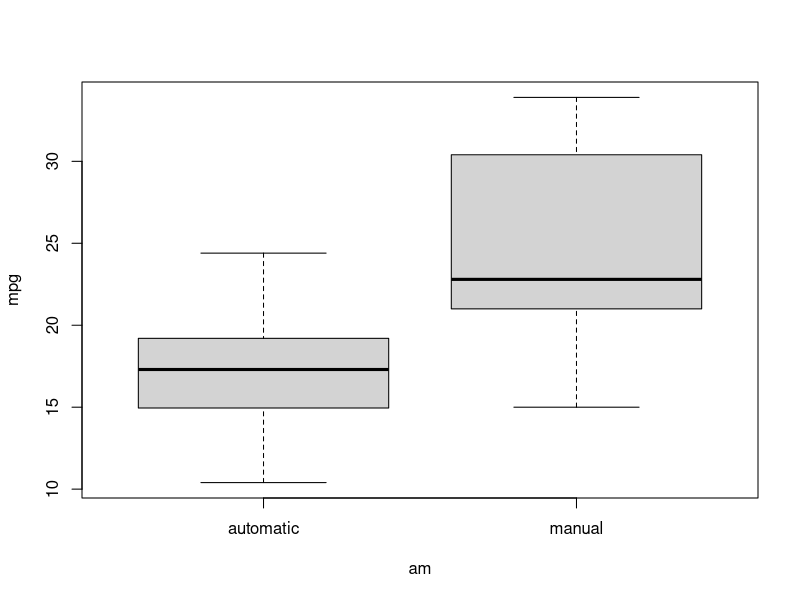
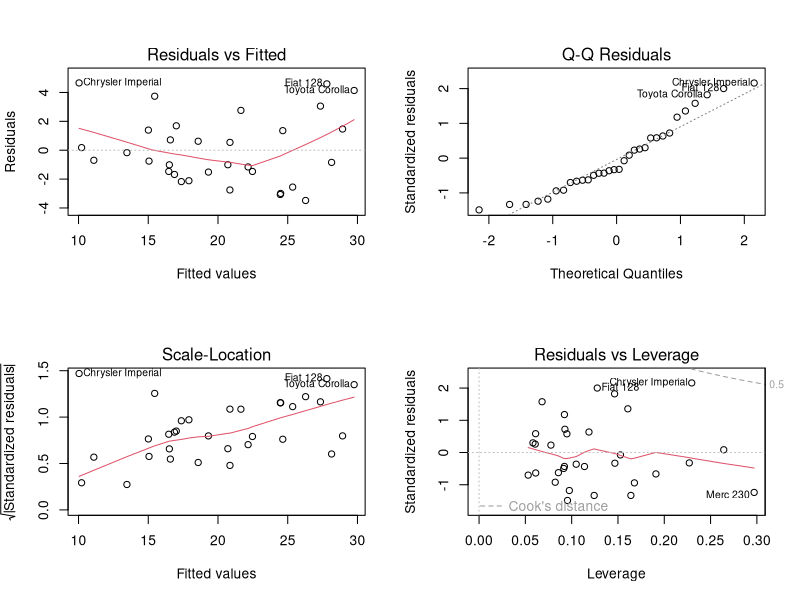
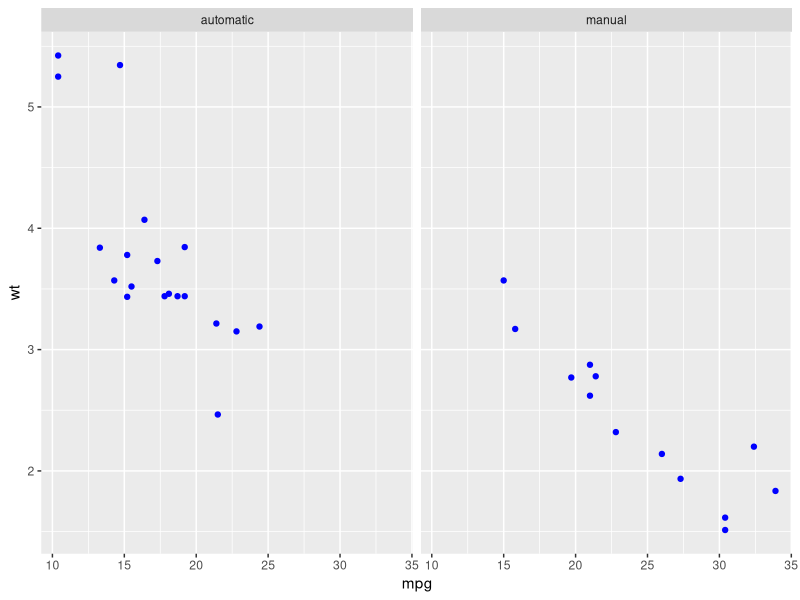
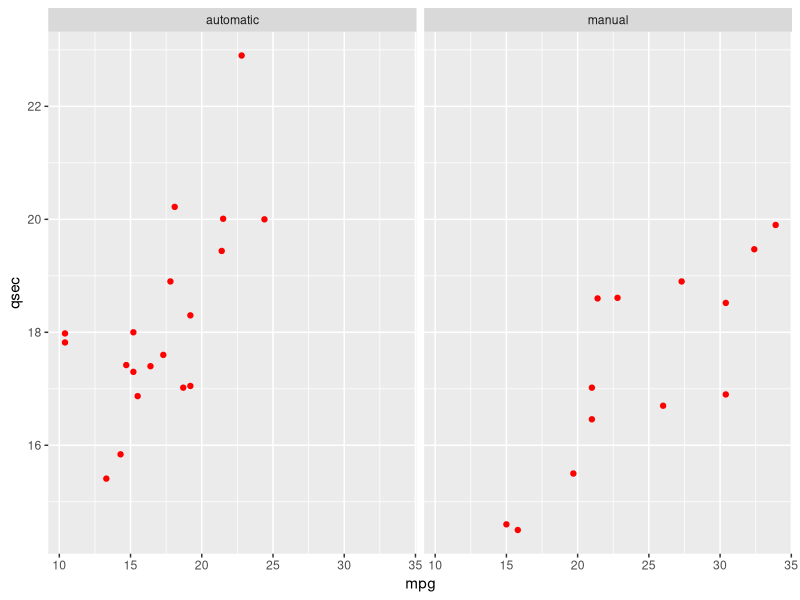

The R script that drew these images, in order:
data(mtcars)
mtcars$am <- ifelse(mtcars$am == 1, c("manual"), c("automatic"))
mtcars$am <- as.factor(mtcars$am)

t.test(mpg~am, data=mtcars)
boxplot(mpg~am, data=mtcars)

t.test(wt~am, data=mtcars)

Allin <- lm(mpg ~ ., data=mtcars)
summary(Allin)
library(car)
vif(Allin)

Model1 <- step(Allin, k=log(nrow(mtcars)))
summary(Model1)

fit1 <- lm(mpg ~ wt, data = mtcars)
fit2 <- update(fit1, mpg ~ wt + qsec)
fit3 <- update(fit2, mpg ~ wt + qsec + am)
anova(fit1, fit2, fit3)

summary(Model1)
vif(Model1)
mean(Model1$residuals)
par(mfrow=c(2,2)); plot(Model1)

library(ggplot2)
g <- ggplot(mtcars, aes(mpg, wt))
g + geom_point(colour="blue") + facet_grid(.~am)

h <- ggplot(mtcars, aes(mpg, qsec))
h + geom_point(colour="red") + facet_grid(.~am)